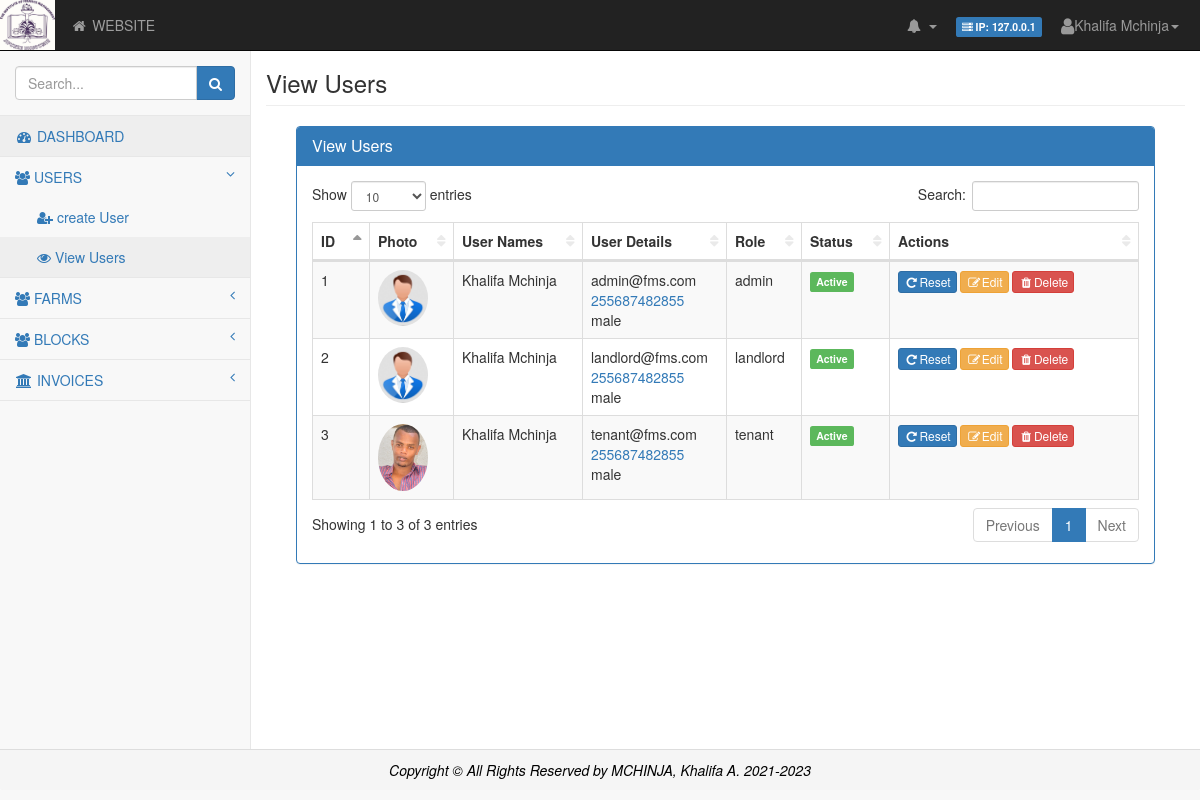
The app's page /admin/view_users.php (signed in) with its own data.
### tables this page shows
CREATE TABLE `users` (
  `userID` int(11) NOT NULL,
  `fname` varchar(255) NOT NULL,
  `mname` varchar(255) DEFAULT NULL,
  `lname` varchar(255) NOT NULL,
  `gender` varchar(11) DEFAULT NULL,
  `password` varchar(255) NOT NULL,
  `email` varchar(255) NOT NULL,
  `phone` varchar(15) DEFAULT NULL,
  `dob` datetime DEFAULT NULL,
  `TIN` varchar(255) DEFAULT NULL,
  `NIDA` varchar(255) DEFAULT NULL,
  `role` varchar(255) NOT NULL,
  `status` varchar(11) DEFAULT 'active',
  `photo` varchar(255) DEFAULT NULL,
  `token` varchar(255) DEFAULT NULL,
  `added_by` varchar(255) DEFAULT NULL,
  `date_added` datetime NOT NULL DEFAULT current_timestamp(),
  `updated_by` varchar(255) DEFAULT NULL,
  `date_updated` datetime DEFAULT NULL ON UPDATE current_timestamp()
);

### admin/view_users.php (the view, shortened to what this page needs)
<!DOCTYPE html>
<html lang="en">
    <head>
<title>Admin | <?php $title ="View Users"; echo $title;?> </title>
<?php   include('admin_head.php');    ?>
                <div class="col-lg-12 col-lg-offset-0">
                    <div class=" panel panel-primary">
                        <div class="panel-heading">
                            <h3 class="panel-title"><?php echo $title;?></h3>
                        </div>
                        <div class="panel-body">
 <div class="table-responsive">
<?php
$sql = "SELECT *
FROM users
";
$result = $db->query($sql);
if ($result->num_rows>0)
	{
		echo "
<table class='table table-striped table-bordered table-hover' id='dataTables-example' width='100%'>
										   <thead>
                                                <tr>
                                                    <th>ID</th>
													<th>Photo</th>
													<th '>User Names</th>
													<th>User Details</th>
													<th>Role</th>
													<th>Status</th>
													<th width='30%'>Actions</th>
                                                </tr>
                                            </thead>
                                            <tbody>
		";
		while($row = $result->fetch_assoc())
		{
$status=$row["status"];
$fname =$row["fname"];
$lname =$row["lname"];
$fname =ucwords(strtolower($fname));
$lname =ucwords(strtolower($lname));
$username = $fname.' '.$lname;
$gender=$row["gender"];
$userID= $row["userID"];
$userphoto= $row["photo"];
if(file_exists("../ProfilePictures/".$userphoto."")){
									$userphoto= $row["photo"];
								}else
								{
									$userphoto = "user.jpg";
								}
			echo "
<tr class='even gradeA'>
<td>
" . $userID."
</td>
<td>
<img class='img'  src=\"../ProfilePictures/".$userphoto."\" width='50px' height='auto'>
</td>
<td> " .$username." <br>
</td>
<td>
" . $row["email"]."<br>
"."<a target='_blank' href=\"https://wa.me/".$row["phone"]."\" title='Chat on WhatsApp'>
" . $row["phone"]."
</a>"
."
<br>
 " .$gender."
</td>
<td> " . $row["role"]."</td>
<td>";
if ($status ==='active') {
     echo "<span class='label label-success' title='Account is Activated'>Active</span>" ;
}
echo"</td>
<td > " .
"<a href=\"reset_pass.php?userID=".$userID."\">
 <button type='button' class='btn btn-primary btn-xs' title='Reset default Password'>
  <i class='fa fa-fw fa-repeat' aria-hidden='true'  title='Reset default Password'></i>Reset
 </button>
</a>"
."
" .
"<a href=\"edit_user.php?userID=".$userID."\">
<button type='button' class='btn btn-warning btn-xs' title='edit user'>
  <i class='fa fa-fw fa-edit' aria-hidden='true'  title='edit user'></i>Edit
 </button>
</a>"
."
" .
"<a href=\"delete_user.php?userId=".$userID."\">
<button type='button' class='btn btn-danger btn-xs' title='Delete user'>
  <i class='fa fa-fw fa-trash' aria-hidden='true'  title='Delete user'></i>Delete
 </button>
</a>"
."
</td>
</tr>
	 ";
	 }
	 echo "	</tbody>
         </table>";
        }
?>
                                    </div>
                        </div>
                    </div>
                </div>
<?php       include('foot.php');   ?>

### admin/admin_head.php (shortened to what this page needs)
<?php
if (isset($_SESSION['user']))
{
	$userNames= $_SESSION['user']['fname'].' '.$_SESSION['user']['lname'];
	$userNames = ucwords(strtolower($userNames));
}
?>
        <link href="../assets//css/bootstrap.min.css" rel="stylesheet">
        <link href="../assets/css/font-awesome.min.css" rel="stylesheet" type="text/css">
        <link href="../assets/css/metisMenu.min.css" rel="stylesheet">
        <link href="../assets/css/dataTables/dataTables.bootstrap.css" rel="stylesheet">
        <link href="../assets/css/startmin.css" rel="stylesheet">
        <link href="../assets/css/font-awesome.min.css" rel="stylesheet" type="text/css">
</head>
<body>
	<div id="wrapper">
        <nav class="navbar navbar-inverse navbar-fixed-top" role="navigation">
                <div class="navbar-header">
                    <a class="img" href="adminHome.php"><img  src="../images/ifmlogo.jpg" alt="logo" width="auto" height="50px"></a>
                </div>
                <ul class="nav navbar-nav navbar-left navbar-top-links">
                    <li><a target='' href="#"><i class="fa fa-home fa-fw"></i> WEBSITE</a></li>
                </ul>
                <ul class="nav navbar-right navbar-top-links">
                        <li class="dropdown navbar-inverse">
							<a class="dropdown-toggle" data-toggle="dropdown" href="#">
								<i class="fa fa-bell fa-fw"></i> <b class="caret"></b>
							</a>
                    </li>
					<li align="center">
							<?php
							function getUserIpAddr(){
								if(!empty($_SERVER['HTTP_CLIENT_IP'])){
									$ip = $_SERVER['HTTP_CLIENT_IP'];
								}elseif(!empty($_SERVER['HTTP_X_FORWARDED_FOR'])){
									$ip = $_SERVER['HTTP_X_FORWARDED_FOR'];
								}
								elseif(empty($_SERVER['HTTP_CLIENT_IP'])){
									$ip = "127.0.0.1";
								}
								else{
									$ip = $_SERVER['REMOTE_ADDR'];
								}
								return $ip;
							}
							$ipaddress = getUserIpAddr();
								echo "<span class='label label-primary' title='Your IP Address'> <i class='fa fa-server'></i>
								IP: ".$ipaddress."
								</span>" ;
							?>
					</li>
					<li class="dropdown">
									<a class="dropdown-toggle" data-toggle="dropdown" href="#">
										  <i class="fa fa-user fa-lg"></i><?php echo ucwords(strtolower($userNames));?><b class="caret"></b>
									</a>
                    </li>
                </ul>
                <div class="navbar-default sidebar" role="navigation">
                    <div class="sidebar-nav navbar-collapse">
                        <ul class="nav" id="side-menu">
                            <li class="sidebar-search">
                                <div class="input-group custom-search-form">
                                    <input type="text" class="form-control" placeholder="Search...">
                                    <span class="input-group-btn">
                                        <button class="btn btn-primary" type="button">
                                            <i class="fa fa-search"></i>
                                        </button>
                                </span>
                                </div>
                            </li>
                            <li>
                                <a href="adminHome.php" class="active"><i class="fa fa-dashboard fa-fw"></i> DASHBOARD</a>
                            </li>
                            <li>
                                <a href="#"><i class="fa fa-users"></i> USERS <span class="fa arrow"></span></a>
                                <ul class="nav nav-second-level">
                                    <li>
                                        <a href="add_user.php"><i class="fa fa-user-plus"></i> create User</a>
                                    </li>
                                    <li>
                                        <a href="view_users.php"><i class="fa fa-eye"></i> View Users</a>
                                    </li>
                                </ul>
                            </li>
							 <li>
                                <a href="#"><i class="fa fa-users"></i> FARMS <span class="fa arrow"></span></a>
                            </li>
							<li>
                                <a href="#"><i class="fa fa-users"></i> BLOCKS <span class="fa arrow"></span></a>
                            </li>
							<li>
                                <a href="#"><i class="fa fa-bank fa-fw"></i> INVOICES<span class="fa arrow"></span></a>
                            </li>
                        </ul>
                    </div>
                </div>
		</nav>
		<div class="page-wrapper" id="page-wrapper">
		<h3 class="page-header"><?php echo $title; ?></h3>
				<div class="container-fluid" id="container-fluid">

### admin/foot.php (shortened to what this page needs)
					</div>
				</div>
		</div>
					<div class="panel-footer" align="center">
							<font color="black">
						<i>	Copyright &copy; All Rights Reserved by MCHINJA, Khalifa A. 2021-<?php echo date("Y"); ?> </i>
							</font>
					</div>
    </body>
</html>

### assets/css/startmin.css (style rules this page uses)
body { background-color: #f8f8f8; }
#wrapper { width: 100%; }
#page-wrapper { padding-top: 30px; min-height: 568px; background-color: #fff; }
@media (min-width:768px) { #page-wrapper { position: inherit; margin-left: 250px; padding: 30px 15px 0 15px; border-left: 1px solid #e7e7e7; } }
.navbar-header { float: left; }
.navbar-left { float: left; }
.navbar-right { text-align: right; }
.navbar-top-links { margin: 0; }
.navbar-top-links li { display: inline-block; }
.navbar-top-links li:last-child { margin-right: 6px; }
.navbar-top-links li a { padding: 15px; min-height: 50px; }
.navbar-top-links>li>a { color: #999; }
.sidebar .sidebar-nav.navbar-collapse { padding-right: 0; padding-left: 0; }
.sidebar .sidebar-search { padding: 15px; }
.sidebar ul li { border-bottom: 1px solid #e7e7e7; }
.sidebar ul li a.active { background-color: #eee; }
.sidebar .arrow { float: right; }
.sidebar .fa.arrow:before { content: "\f104"; }
.sidebar .active>a>.fa.arrow:before { content: "\f107"; }
.sidebar .nav-second-level li, .sidebar .nav-third-level li { border-bottom: 0!important; }
.sidebar .nav-second-level li a { padding-left: 37px; }
@media (min-width:768px) { .sidebar { z-index: 1; position: absolute; width: 250px; margin-top: 51px; } }
table.dataTable thead .sorting, table.dataTable thead .sorting_asc, table.dataTable thead .sorting_desc, table.dataTable thead .sorting_asc_disabled, table.dataTable thead .sorting_desc_disabled { background: 0 0; }
table.dataTable thead .sorting_asc:after { content: "\f0de"; float: right; font-family: fontawesome; }
table.dataTable thead .sorting:after { content: "\f0dc"; float: right; font-family: fontawesome; color: rgba(50,50,50,.5); }

### admin/admin_head.php (style rules this page uses)
.img { border-radius: 50%; }

### records on screen
users: userID "1", photo (placeholder picture), username "Khalifa Mchinja", email "admin@fms.com", phone "255687482855", gender "male", role "admin", status "Active"
users: userID "2", username "Khalifa Mchinja", email "landlord@fms.com", phone "255687482855", gender "male", role "landlord", status "Active"
users: userID "3", photo (picture), username "Khalifa Mchinja", email "tenant@fms.com", phone "255687482855", gender "male", role "tenant", status "Active"

### other values on screen
$ipaddress "127.0.0.1"
$userNames "Khalifa Mchinja"
$title "View Users"
